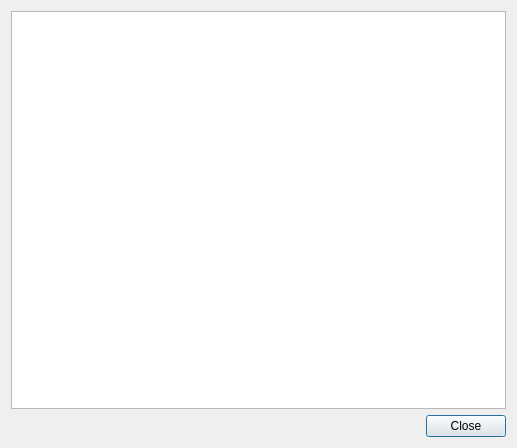
<?xml version="1.0" encoding="UTF-8"?>
<ui version="4.0">
 <class>SystemInfoDialog</class>
 <widget class="QDialog" name="SystemInfoDialog">
  <property name="geometry">
   <rect>
    <x>0</x>
    <y>0</y>
    <width>517</width>
    <height>448</height>
   </rect>
  </property>
  <property name="windowTitle">
   <string>System Information</string>
  </property>
  <property name="windowIcon">
   <iconset resource="../../data/lexolights.qrc">
    <normaloff>:/images/Lexolights.png</normaloff>:/images/Lexolights.png</iconset>
  </property>
  <layout class="QVBoxLayout" name="verticalLayout_2">
   <item>
    <layout class="QVBoxLayout" name="verticalLayout">
     <item>
      <widget class="QTextBrowser" name="infoText"/>
     </item>
     <item>
      <layout class="QHBoxLayout" name="horizontalLayout">
       <item>
        <spacer name="horizontalSpacer">
         <property name="orientation">
          <enum>Qt::Horizontal</enum>
         </property>
         <property name="sizeHint" stdset="0">
          <size>
           <width>40</width>
           <height>20</height>
          </size>
         </property>
        </spacer>
       </item>
       <item>
        <widget class="QPushButton" name="closeButton">
         <property name="text">
          <string>Close</string>
         </property>
         <property name="default">
          <bool>true</bool>
         </property>
        </widget>
       </item>
      </layout>
     </item>
    </layout>
   </item>
  </layout>
 </widget>
 <resources>
  <include location="../../data/lexolights.qrc"/>
 </resources>
 <connections>
  <connection>
   <sender>closeButton</sender>
   <signal>pressed()</signal>
   <receiver>SystemInfoDialog</receiver>
   <slot>close()</slot>
   <hints>
    <hint type="sourcelabel">
     <x>359</x>
     <y>281</y>
    </hint>
    <hint type="destinationlabel">
     <x>199</x>
     <y>149</y>
    </hint>
   </hints>
  </connection>
 </connections>
</ui>
